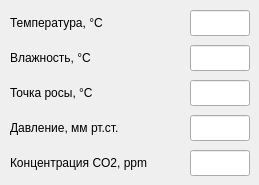
      <widget class="QWidget" name="sens_3">
       <attribute name="title">
        <string>3</string>
       </attribute>
       <widget class="QLineEdit" name="__rs485_Temp_3">
        <property name="enabled">
         <bool>true</bool>
        </property>
        <property name="geometry">
         <rect>
          <x>190</x>
          <y>10</y>
          <width>60</width>
          <height>26</height>
         </rect>
        </property>
        <property name="alignment">
         <set>Qt::AlignRight|Qt::AlignTrailing|Qt::AlignVCenter</set>
        </property>
        <property name="dragEnabled">
         <bool>false</bool>
        </property>
        <property name="readOnly">
         <bool>true</bool>
        </property>
       </widget>
       <widget class="QLineEdit" name="__rs485_Press_3">
        <property name="enabled">
         <bool>true</bool>
        </property>
        <property name="geometry">
         <rect>
          <x>190</x>
          <y>115</y>
          <width>60</width>
          <height>26</height>
         </rect>
        </property>
        <property name="alignment">
         <set>Qt::AlignRight|Qt::AlignTrailing|Qt::AlignVCenter</set>
        </property>
        <property name="dragEnabled">
         <bool>false</bool>
        </property>
        <property name="readOnly">
         <bool>true</bool>
        </property>
       </widget>
       <widget class="QLabel" name="label_139">
        <property name="geometry">
         <rect>
          <x>10</x>
          <y>80</y>
          <width>121</width>
          <height>26</height>
         </rect>
        </property>
        <property name="font">
         <font>
          <family>Arial</family>
          <pointsize>9</pointsize>
          <kerning>true</kerning>
         </font>
        </property>
        <property name="text">
         <string>Точка росы, °С</string>
        </property>
       </widget>
       <widget class="QLabel" name="label_140">
        <property name="geometry">
         <rect>
          <x>10</x>
          <y>45</y>
          <width>121</width>
          <height>26</height>
         </rect>
        </property>
        <property name="font">
         <font>
          <family>Arial</family>
          <pointsize>9</pointsize>
          <kerning>true</kerning>
         </font>
        </property>
        <property name="text">
         <string>Влажность, °С</string>
        </property>
       </widget>
       <widget class="QLineEdit" name="__rs485_CO2_3">
        <property name="enabled">
         <bool>true</bool>
        </property>
        <property name="geometry">
         <rect>
          <x>190</x>
          <y>150</y>
          <width>60</width>
          <height>26</height>
         </rect>
        </property>
        <property name="alignment">
         <set>Qt::AlignRight|Qt::AlignTrailing|Qt::AlignVCenter</set>
        </property>
        <property name="dragEnabled">
         <bool>false</bool>
        </property>
        <property name="readOnly">
         <bool>true</bool>
        </property>
       </widget>
       <widget class="QLineEdit" name="__rs485_Hum_3">
        <property name="enabled">
         <bool>true</bool>
        </property>
        <property name="geometry">
         <rect>
          <x>190</x>
          <y>45</y>
          <width>60</width>
          <height>26</height>
         </rect>
        </property>
        <property name="alignment">
         <set>Qt::AlignRight|Qt::AlignTrailing|Qt::AlignVCenter</set>
        </property>
        <property name="dragEnabled">
         <bool>false</bool>
        </property>
        <property name="readOnly">
         <bool>true</bool>
        </property>
       </widget>
       <widget class="QLineEdit" name="__rs485_Dew_3">
        <property name="enabled">
         <bool>true</bool>
        </property>
        <property name="geometry">
         <rect>
          <x>190</x>
          <y>80</y>
          <width>60</width>
          <height>26</height>
         </rect>
        </property>
        <property name="alignment">
         <set>Qt::AlignRight|Qt::AlignTrailing|Qt::AlignVCenter</set>
        </property>
        <property name="dragEnabled">
         <bool>false</bool>
        </property>
        <property name="readOnly">
         <bool>true</bool>
        </property>
       </widget>
       <widget class="QLabel" name="label_141">
        <property name="geometry">
         <rect>
          <x>10</x>
          <y>150</y>
          <width>181</width>
          <height>26</height>
         </rect>
        </property>
        <property name="font">
         <font>
          <family>Arial</family>
          <pointsize>9</pointsize>
          <kerning>true</kerning>
         </font>
        </property>
        <property name="text">
         <string>Концентрация CO2, ppm</string>
        </property>
       </widget>
       <widget class="QLabel" name="label_142">
        <property name="geometry">
         <rect>
          <x>10</x>
          <y>10</y>
          <width>131</width>
          <height>26</height>
         </rect>
        </property>
        <property name="font">
         <font>
          <family>Arial</family>
          <pointsize>9</pointsize>
          <kerning>true</kerning>
         </font>
        </property>
        <property name="text">
         <string>Температура, °С</string>
        </property>
       </widget>
       <widget class="QLabel" name="label_143">
        <property name="geometry">
         <rect>
          <x>10</x>
          <y>115</y>
          <width>141</width>
          <height>26</height>
         </rect>
        </property>
        <property name="font">
         <font>
          <family>Arial</family>
          <pointsize>9</pointsize>
          <kerning>true</kerning>
         </font>
        </property>
        <property name="text">
         <string>Давление, мм рт.ст.</string>
        </property>
       </widget>
      </widget>
